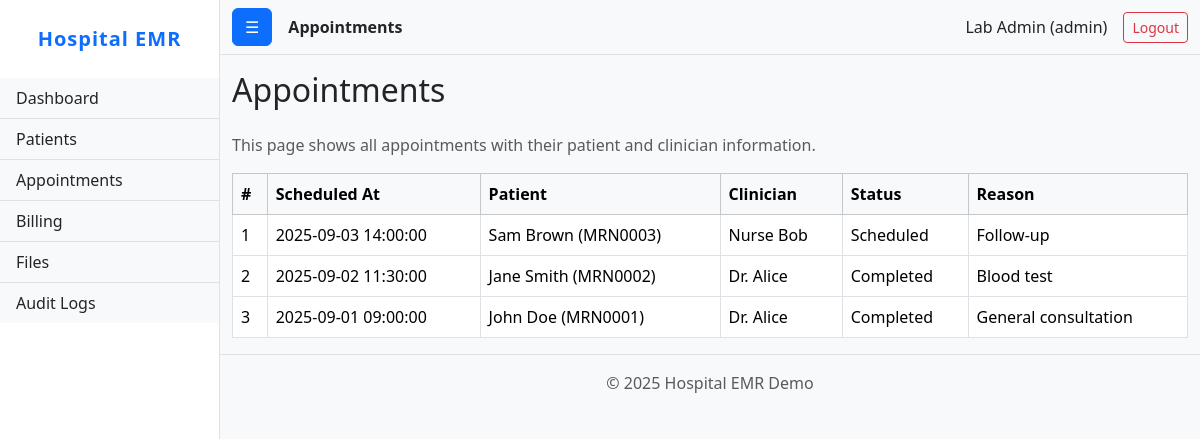
The app's page /appointments.php (signed in) with its own data.
### tables this page shows
CREATE TABLE `appointments` (
  `id` bigint UNSIGNED NOT NULL,
  `patient_id` bigint UNSIGNED NOT NULL,
  `clinician_id` bigint UNSIGNED DEFAULT NULL,
  `scheduled_at` datetime NOT NULL,
  `status` enum('scheduled','cancelled','completed','no_show') DEFAULT 'scheduled',
  `reason` varchar(255) DEFAULT NULL,
  `created_at` timestamp NULL DEFAULT CURRENT_TIMESTAMP,
  `updated_at` timestamp NULL DEFAULT NULL ON UPDATE CURRENT_TIMESTAMP
);

CREATE TABLE `patients` (
  `id` bigint UNSIGNED NOT NULL,
  `medical_record_number` varchar(100) NOT NULL,
  `first_name` varchar(150) NOT NULL,
  `last_name` varchar(150) NOT NULL,
  `dob` date DEFAULT NULL,
  `gender` enum('male','female','other') DEFAULT 'other',
  `phone` varchar(50) DEFAULT NULL,
  `email` varchar(255) DEFAULT NULL,
  `address` text,
  `emergency_contact_name` varchar(255) DEFAULT NULL,
  `emergency_contact_phone` varchar(50) DEFAULT NULL,
  `created_at` timestamp NULL DEFAULT CURRENT_TIMESTAMP,
  `updated_at` timestamp NULL DEFAULT NULL ON UPDATE CURRENT_TIMESTAMP
);

CREATE TABLE `users` (
  `id` bigint UNSIGNED NOT NULL,
  `role_id` int UNSIGNED DEFAULT NULL,
  `email` varchar(255) NOT NULL,
  `password_hash` varchar(255) NOT NULL,
  `full_name` varchar(255) NOT NULL,
  `phone` varchar(50) DEFAULT NULL,
  `is_active` tinyint(1) DEFAULT '1',
  `created_at` timestamp NULL DEFAULT CURRENT_TIMESTAMP,
  `updated_at` timestamp NULL DEFAULT NULL ON UPDATE CURRENT_TIMESTAMP
);

### models/Appointment.php (called while the page is built, shortened)
<?php
class Appointment
{
    public function __construct($row = null)
    {
        if ($row) {
            $this->scheduled_at = $row['scheduled_at'];
            $this->status = $row['status'];
            $this->reason = $row['reason'];
        }
    }
    public static function allWithDetails()
    {
        global $mysqli;
        $sql = "SELECT a.*,
                   p.id as p_id, p.medical_record_number, p.first_name as p_first, p.last_name as p_last, p.dob as p_dob, p.gender as p_gender,
                   u.id as u_id, u.full_name as u_name, u.email as u_email
            FROM appointments a
            LEFT JOIN patients p ON a.patient_id = p.id
            LEFT JOIN users u ON a.clinician_id = u.id
            ORDER BY a.scheduled_at DESC";
        $res = $mysqli->query($sql);
        $rows = [];
        while ($r = $res->fetch_assoc()) {
            $appointment = new Appointment($r);
            $patient = null;
            if ($r['p_id']) {
                $patient = new Patient([
                    'id' => $r['p_id'],
                    'medical_record_number' => $r['medical_record_number'],
                    'first_name' => $r['p_first'],
                    'last_name' => $r['p_last'],
                    'dob' => $r['p_dob'],
                    'gender' => $r['p_gender'],
                    'phone' => null,
                    'email' => $r['u_email'] ?? null,
                    'address' => null,
                    'emergency_contact_name' => null,
                    'emergency_contact_phone' => null,
                    'created_at' => null,
                    'updated_at' => null
                ]);
            }
            $clinician = null;
            if ($r['u_id']) {
                $clinician = User::findById($r['u_id']);
            }
            $rows[] = [
                'appointment' => $appointment,
                'patient' => $patient,
                'clinician' => $clinician
            ];
        }
        return $rows;
    }
}

### models/User.php (called while the page is built, shortened)
<?php
class User
{
    public function __construct($row = null)
    {
        if ($row) {
            $this->full_name = $row['full_name'];
        }
    }
    public static function findById($id)
    {
        global $mysqli;
        $id = (int)$id;
        $res = $mysqli->query("SELECT * FROM users WHERE id = $id LIMIT 1");
        if ($res && $row = $res->fetch_assoc()) {
            return new User($row);
        }
        return null;
    }
}

### models/Patient.php (called while the page is built, shortened)
<?php
class Patient
{
    public function __construct($row = null)
    {
        if ($row) {
            $this->medical_record_number = $row['medical_record_number'];
            $this->first_name = $row['first_name'];
            $this->last_name = $row['last_name'];
        }
    }
}

### appointments.php (the view)
<?php
$page_title = "Appointments";
require_once __DIR__ . '/includes/init.php';
require_once __DIR__ . '/models/Appointment.php';
require_once __DIR__ . '/models/Patient.php';
require_once __DIR__ . '/models/User.php';
?>
<?php include __DIR__ . '/includes/header.php'; ?>
<h2 class="mb-4">Appointments</h2>
<p class="text-muted">This page shows all appointments with their patient and clinician information.</p>
<div class="table-responsive">
    <table class="table table-bordered table-hover align-middle">
        <thead class="table-light">
        <tr>
            <th>#</th>
            <th>Scheduled At</th>
            <th>Patient</th>
            <th>Clinician</th>
            <th>Status</th>
            <th>Reason</th>
        </tr>
        </thead>
        <tbody>
        <?php
        $appointments = Appointment::allWithDetails();
        if ($appointments) {
            $i = 1;
            foreach ($appointments as $a) {
                $appt = $a['appointment'];
                $patient = $a['patient'];
                $clinician = $a['clinician'];
                echo '<tr>';
                echo '<td>' . $i++ . '</td>';
                echo '<td>' . htmlspecialchars($appt->scheduled_at) . '</td>';
                if ($patient) {
                    echo '<td>' . htmlspecialchars($patient->first_name . ' ' . $patient->last_name) .
                        ' (' . htmlspecialchars($patient->medical_record_number) . ')</td>';
                } else {
                    echo '<td class="text-muted">Unknown</td>';
                }
                if ($clinician) {
                    echo '<td>' . htmlspecialchars($clinician->full_name) . '</td>';
                } else {
                    echo '<td class="text-muted">Unassigned</td>';
                }
                echo '<td>' . htmlspecialchars(ucfirst($appt->status)) . '</td>';
                echo '<td>' . htmlspecialchars($appt->reason) . '</td>';
                echo '</tr>';
            }
        } else {
            echo '<tr><td colspan="6" class="text-center text-muted">No appointments found</td></tr>';
        }
        ?>
        </tbody>
    </table>
</div>
<?php include __DIR__ . '/includes/footer.php'; ?>

### includes/header.php (shortened to what this page needs)
<?php
$user_name = $_SESSION['username'] ?? 'Guest';
$user_role = $_SESSION['role_name'] ?? 'Unknown';
?>
<!doctype html>
<html lang="en">
<head>
    <link rel="stylesheet" href="https://cdn.jsdelivr.net/npm/bootstrap@5.3.3/dist/css/bootstrap.min.css">
    <link rel="stylesheet" href="assets/css/style.css">
</head>
<body>
<div class="d-flex" id="wrapper">
    <?php include __DIR__ . '/sidebar.php'; ?>
    <div id="page-content-wrapper" class="flex-grow-1">
        <nav class="navbar navbar-expand-lg navbar-light bg-light border-bottom">
            <div class="container-fluid">
                <button class="btn btn-primary" id="menu-toggle">☰</button>
                <span class="ms-3 fw-bold"><?php echo htmlspecialchars($page_title ?? 'Dashboard'); ?></span>
                <div class="ms-auto d-flex align-items-center">
                    <span class="me-3"><?php echo htmlspecialchars($user_name); ?> (<?php echo htmlspecialchars($user_role); ?>)</span>
                    <a href="logout.php" class="btn btn-outline-danger btn-sm">Logout</a>
                </div>
            </div>
        </nav>
        <div class="container-fluid mt-3">

### includes/sidebar.php (shortened to what this page needs)
<div class="border-end bg-white" id="sidebar-wrapper">
    <div class="sidebar-heading text-center py-4 fw-bold text-primary">Hospital EMR</div>
    <div class="list-group list-group-flush">
        <a href="dashboard.php" class="list-group-item list-group-item-action bg-light">Dashboard</a>
        <a href="patients.php" class="list-group-item list-group-item-action bg-light">Patients</a>
        <a href="appointments.php" class="list-group-item list-group-item-action bg-light">Appointments</a>
        <a href="billing.php" class="list-group-item list-group-item-action bg-light">Billing</a>
        <a href="files.php" class="list-group-item list-group-item-action bg-light">Files</a>
        <a href="audit_logs.php" class="list-group-item list-group-item-action bg-light">Audit Logs</a>
    </div>
</div>

### includes/footer.php (shortened to what this page needs)
</div>
<footer class="footer mt-auto py-3 bg-light border-top text-center">
    <div class="container">
        <span class="text-muted">© <?php echo date('Y'); ?> Hospital EMR Demo</span>
    </div>
</footer>
</div>
</div>
</body>
</html>

### assets/css/style.css (style rules this page uses)
body { font-family: 'Segoe UI', Roboto, Arial, sans-serif; background: #f8f9fa; }
#wrapper { display: flex; flex-direction: row; min-height: 100vh; }
#sidebar-wrapper { min-width: 220px; max-width: 220px; transition: all 0.3s; }
#page-content-wrapper { width: 100%; }
.sidebar-heading { font-size: 1.25rem; letter-spacing: 1px; }
footer.footer { position: relative; }

### records on screen
appointments: scheduled_at "2025-09-03 14:00:00", patient.last_name "Sam Brown", patient.medical_record_number "MRN0003", clinician.full_name "Nurse Bob", status "Scheduled", reason "Follow-up"
appointments: scheduled_at "2025-09-02 11:30:00", patient.last_name "Jane Smith", patient.medical_record_number "MRN0002", clinician.full_name "Dr. Alice", status "Completed", reason "Blood test"
appointments: scheduled_at "2025-09-01 09:00:00", patient.last_name "John Doe", patient.medical_record_number "MRN0001", clinician.full_name "Dr. Alice", status "Completed", reason "General consultation"

### other values on screen
$page_title "Appointments"
$user_name "Lab Admin"
$user_role "admin"
